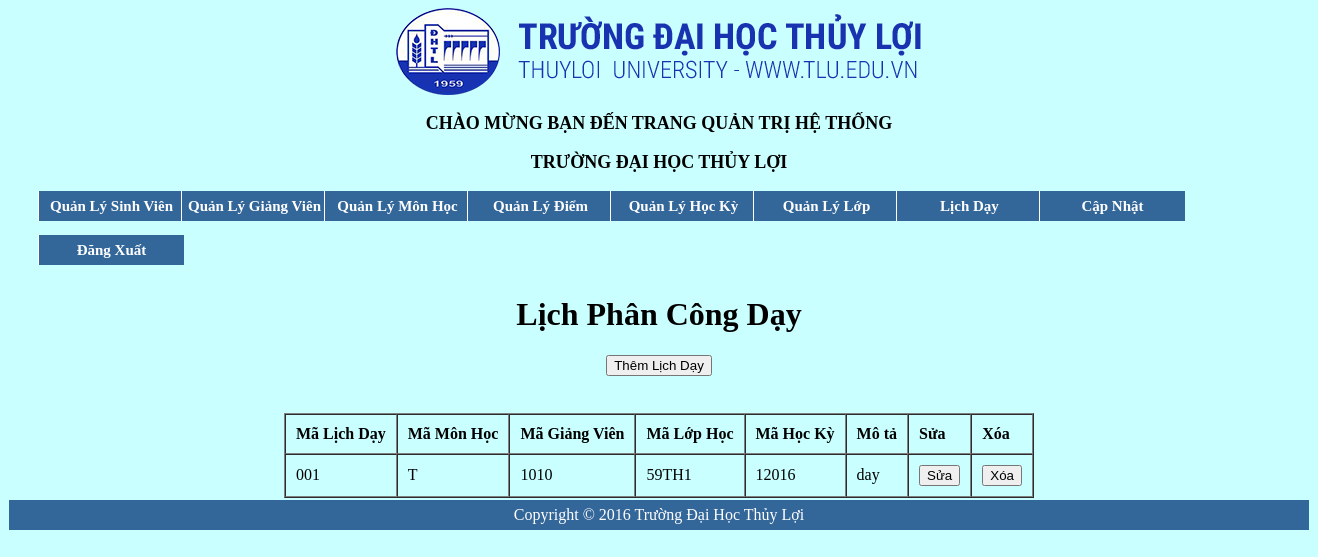
Before: /admin/index.php?mod=day (signed in) with the older database file.
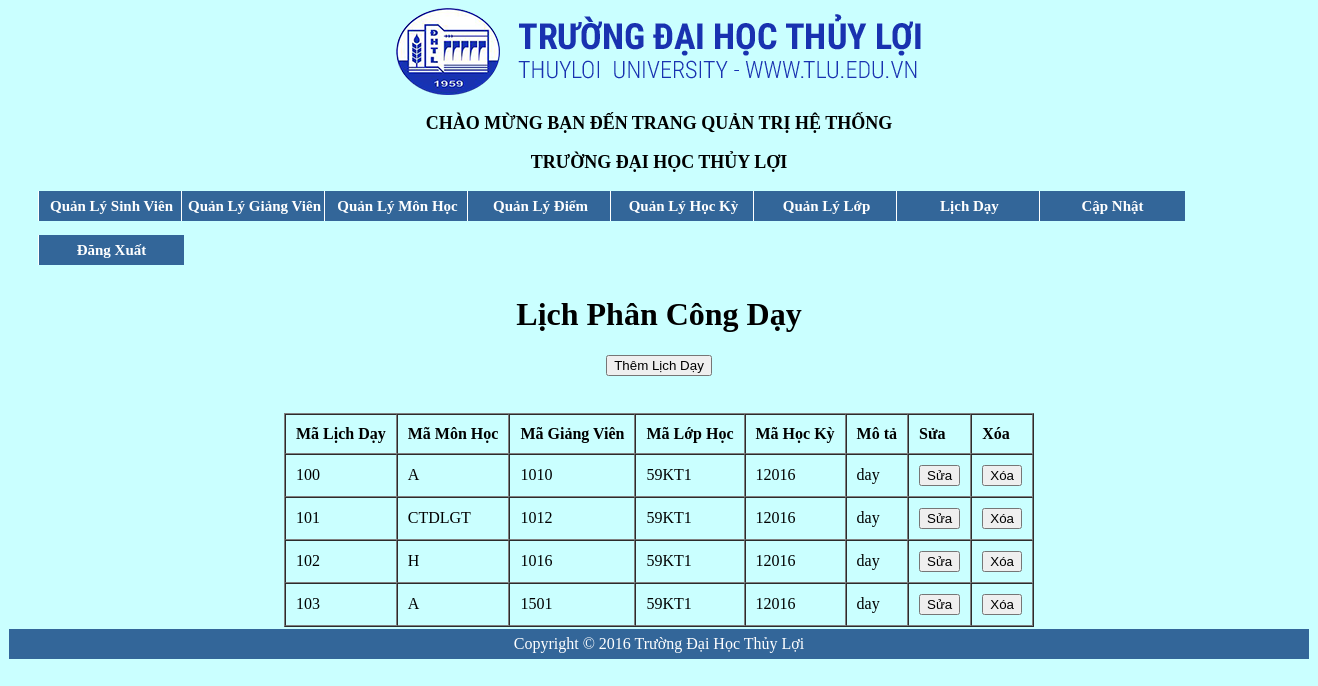
After: the same page with the newer database file.
### tables this page shows
CREATE TABLE `day` (
  `MaDayHoc` varchar(10) NOT NULL,
  `MaMonHoc` varchar(10) NOT NULL,
  `Magv` int(4) NOT NULL,
  `MaLopHoc` varchar(10) NOT NULL,
  `MaHocKy` varchar(10) NOT NULL,
  `MoTaPhanCong` varchar(50) NOT NULL
);

### classes/day.class.php (called while the page is built, shortened)
<?php
class day extends DB
{
    function allday()
    {
        $con=$this->connect();
        $sql="select * from day";
        $query=mysqli_query($con,$sql);
        $result=array();
        if($query)
        {
            while($row=mysqli_fetch_assoc($query))
            {
                $result[]=$row;
            }
        }
        return $result;
    }
}

### admin/day/hienthi.php (the view, shortened to what this page needs)
<?php
require "../classes/day.class.php";
$con=new day();
$day=$con->allday();
?>
<!DOCTYPE html>
<html>
<head>
</head>
<body>
<h1 align="center"style="font-family:Tahoma;font-weight: bold">Lịch Phân Công Dạy</h1>
<h3 align="center"><a href="day/themday.php"><button>Thêm Lịch Dạy</button></a></h3>
<table align="center" border="1" cellspacing="0" cellpadding="10">
    <tr style="font-weight: bold">
        <td>Mã Lịch Dạy</td>
        <td>Mã Môn Học</td>
        <td>Mã Giảng Viên</td>
        <td>Mã Lớp Học</td>
        <td>Mã Học Kỳ</td>
        <td>Mô tả</td>
        <td>Sửa</td>
        <td>Xóa</td>
    </tr>
    <?php foreach ($day as $item){ ?>
        <tr>
            <td><?php echo $item['MaDayHoc']; ?></td>
            <td><?php echo $item['MaMonHoc']; ?></td>
            <td><?php echo $item['Magv']; ?></td>
            <td><?php echo $item['MaLopHoc']; ?></td>
            <td><?php echo $item['MaHocKy']; ?></td>
            <td><?php echo $item['MoTaPhanCong']; ?></td>
            <td><?php echo "<a href='day/suaday.php?id=$item[MaMonHoc]'><button type='button'>Sửa</button></a>"; ?></td>
               <td> <?php echo "<a href='day/xoaday.php?id=$item[MaDayHoc]' onclick='return XacNhan();'><button type='button'>Xóa</button></a>"; ?>
            </td>
        </tr>
    <?php } ?>
    <br/>
</table>

Changed rows visible on the page:
removed day: MaDayHoc "001", MaMonHoc "T", Magv "1010", MaLopHoc "59TH1", MaHocKy "12016", MoTaPhanCong "day"
added day: MaDayHoc "100", MaMonHoc "A", Magv "1010", MaLopHoc "59KT1", MaHocKy "12016", MoTaPhanCong "day"
added day: MaDayHoc "101", MaMonHoc "CTDLGT", Magv "1012", MaLopHoc "59KT1", MaHocKy "12016", MoTaPhanCong "day"
added day: MaDayHoc "102", MaMonHoc "H", Magv "1016", MaLopHoc "59KT1", MaHocKy "12016", MoTaPhanCong "day"
added day: MaDayHoc "103", MaMonHoc "A", Magv "1501", MaLopHoc "59KT1", MaHocKy "12016", MoTaPhanCong "day"
